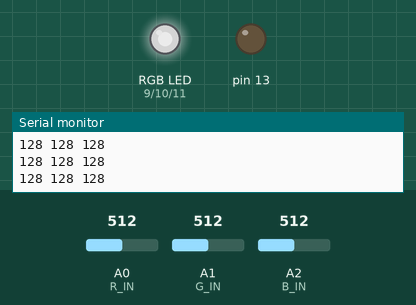
Recording of a sketch running on a simulated Arduino Uno, built with avr-gcc and run on an emulated ATmega328P. Parts: an RGB LED mixed from three pins (HIGH = lit), output pins drawn as LEDs (lit = HIGH), the last lines printed to the serial monitor. The inputs (shaded band) are chosen by the test bench; at power-on: A0 (R_IN) = 512, A1 (G_IN) = 512, A2 (B_IN) = 512. Dim RGB values are drawn brighter than linear.

Above: at 1.2 s.
1.3 s: A0 (R_IN) set to 716
At 1.9 s:
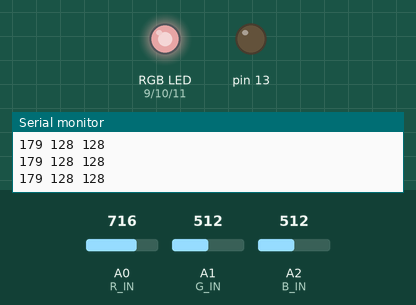
2.8 s: A1 (G_IN) set to 716
At 3.6 s:
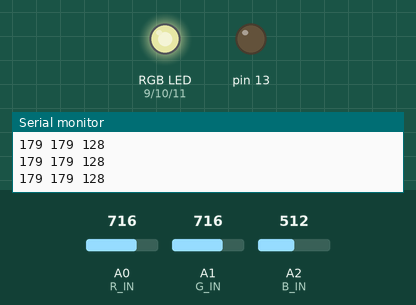
4.3 s: A2 (B_IN) set to 716
At 5.3 s:
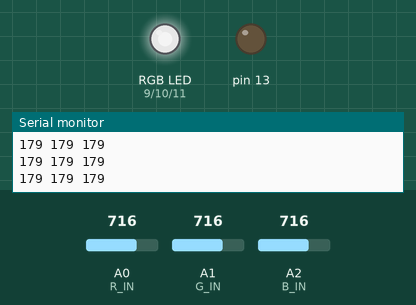
5.8 s: A0 (R_IN) set to 900
At 7.0 s:
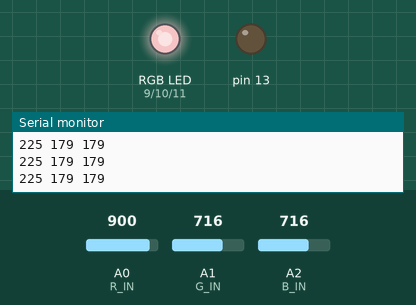
7.3 s: A1 (G_IN) set to 900
At 8.5 s:
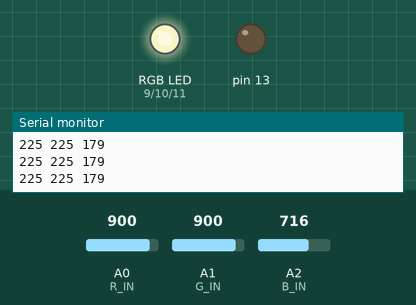
8.8 s: A2 (B_IN) set to 1005
At 9.1 s:
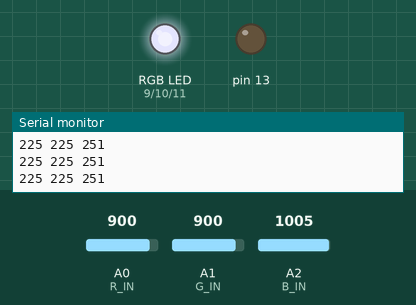
10.3 s: A2 (B_IN) set to 1020
Timing chart, 0 to 12.8 s (numbered marks = the images above; inputs shaded):
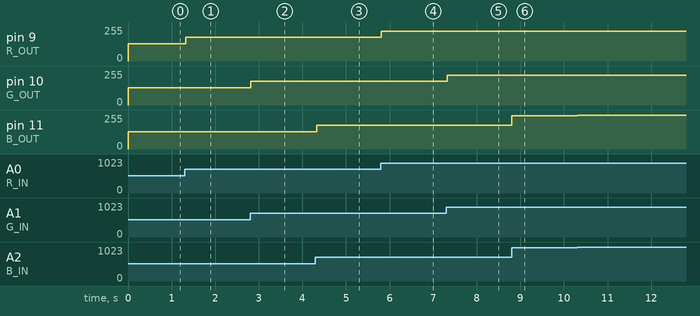

Measured:
- after the input at 1.3 s, pin 9 (R_OUT): 128/255 → 179/255 at once
- after the input at 2.8 s, pin 10 (G_OUT): 128/255 → 179/255 at once
- after the input at 4.3 s, pin 11 (B_OUT): 128/255 → 179/255 at once
- after the input at 5.8 s, pin 9 (R_OUT): 179/255 → 225/255 at once
- after the input at 7.3 s, pin 10 (G_OUT): 179/255 → 225/255 at once
- after the input at 8.8 s, pin 11 (B_OUT): 179/255 → 251/255 at once
- after the input at 10.3 s, pin 11 (B_OUT): 251/255 → 255/255 at once

The sketch:

Dim_RGB_LED_mit_Potis.ino
```cpp
const int R_IN = 0;
const int G_IN = 1;
const int B_IN = 2;
const int R_OUT = 9;
const int G_OUT = 10;
const int B_OUT = 11;

void setup() {
  // put your setup code here, to run once:
  Serial.begin(115200);
  pinMode(R_IN, INPUT);
  pinMode(G_IN, INPUT);
  pinMode(B_IN, INPUT);
  pinMode(13, OUTPUT);
  digitalWrite(13, 0);
}

void loop() {

  int r = analogRead(R_IN);
  int g = analogRead(G_IN);
  int b = analogRead(B_IN);
  Serial.print(r/4);
  Serial.print(" ");
  Serial.print(g/4);
  Serial.print(" ");
  Serial.print(b/4);
  Serial.println();

  analogWrite(R_OUT, r/4);
  analogWrite(G_OUT, g/4);
  analogWrite(B_OUT, b/4);

  delay(30);
}
```
